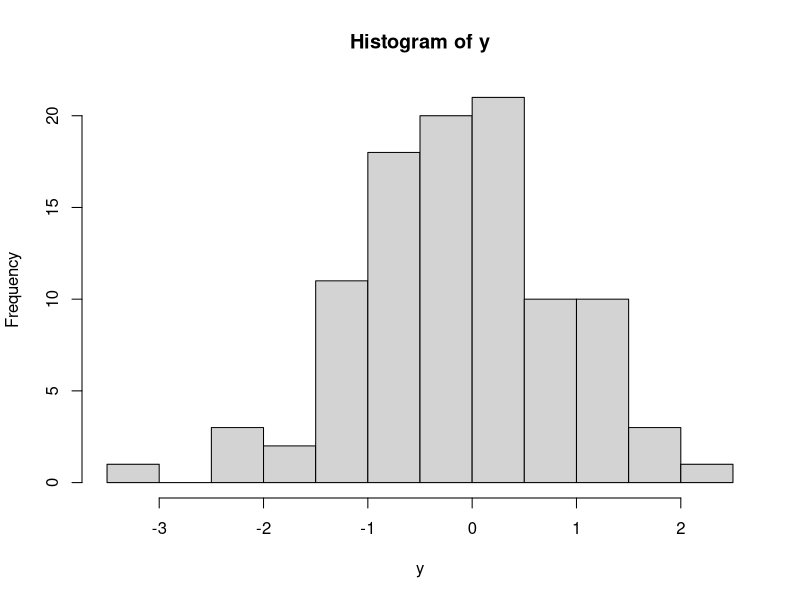

The R source for this figure:
set.seed(20200306)
occur_number <- c(0)
while (length(unique(occur_number)) < 7) {
  X <- sample(1:6,1)
  occur_number <- c(occur_number,X)
}
occur_number[-1]

y <- rnorm(100)
hist(y)
